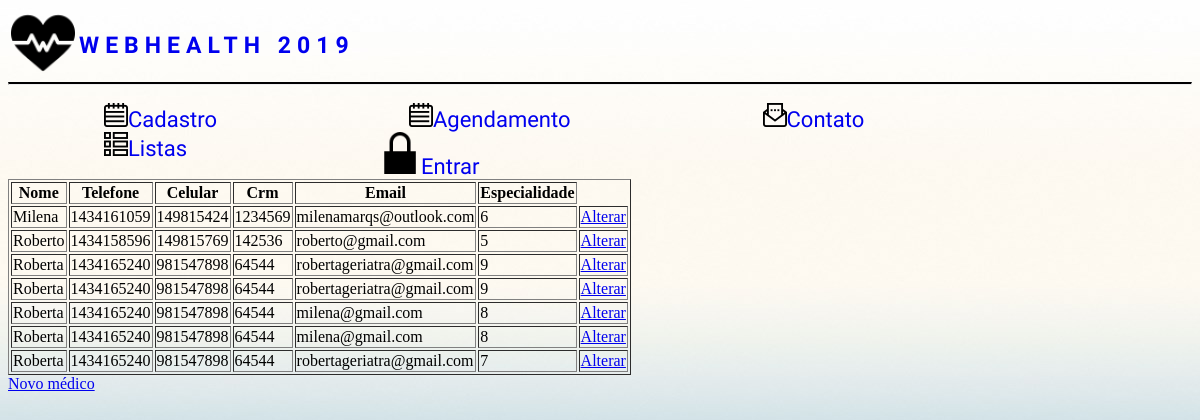
Page /view/listarMedico.php on the committed database.
### tables this page shows
CREATE TABLE `medico` (
  `idmedico` int(11) NOT NULL,
  `nome` varchar(30) NOT NULL,
  `telefone` char(10) NOT NULL,
  `celular` char(9) NOT NULL,
  `crm` char(10) NOT NULL,
  `email` varchar(30) NOT NULL,
  `status` char(1) DEFAULT NULL,
  `espec_idespecialidade` int(11) NOT NULL
);

### model/conexao.class.php (called while the page is built, shortened)
<?php
	abstract class conexao
	{
		protected function __construct()
		{
			$param = "mysql:host=localhost;dbname=webhealth;charset=utf8mb4";
			try
			{
				$this->db = new PDO($param, "root", "");
			}
			catch(Exception $e)
			{
				die("Erro de conexão com o Banco de Dados");
			}
		}
	}
?>

### model/medicoDAO.class.php (called while the page is built, shortened)
<?php
	class medicoDAO extends conexao
	{
		function buscarTodas()
		{
			$sql = "SELECT * FROM medico";
			try
			{
				$stm = $this->db->prepare($sql);
				$stm->execute();
				$this->db = null;
				return $stm->fetchAll(PDO::FETCH_OBJ);
			}
			catch(Exception $e)
			{
				echo $e->getMessage();
			}
		}
	}
?>

### view/listarMedico.php (the view, shortened to what this page needs)
<?php
	require_once "cabec.php";
?>
<section>
	<table border="1">
			<tr>
				<th> Nome </th>
				<th> Telefone </th>
				<th> Celular </th>
				<th> Crm </th>
				<th> Email </th>
				<th> Especialidade </th>
			</tr>
<?php
			require_once "../model/conexao.class.php";
			require_once "../model/medicoDAO.class.php";
			$medicoDAO = new medicoDAO();
			$ret = $medicoDAO -> buscarTodas();
			if(count($ret) > 0)
			{
				foreach($ret as $dado)
				{
					echo "<td>{$dado->nome}</td>";
					echo "<td>{$dado->telefone}</td>";
					echo "<td>{$dado->celular}</td>";
					echo "<td>{$dado->crm}</td>";
					echo "<td>{$dado->email}</td>";
					echo "<td>{$dado->espec_idespecialidade}</td>";
					echo "<td><a href='medico.php?oper=A&id=
					{$dado->idmedico}'>Alterar</a></td></tr>";
				}
			}
		else
		{
			header("location:medico.php?oper=I");
		}
?>
	</table>
	<td><a href='medico.php?oper=I'>Novo médico</a></td></tr>
</section>

### view/cabec.php (shortened to what this page needs)
<!DOCTYPE html>
<html lang="pt-br">
<head>
    <link rel="stylesheet" type="text/css" href="style.css">
</head>
<body background="images/fundo.jpg" bgproperties='fixed'>
    <table>
        <td><img src="Icons/heartbeat.png" alt="Icone"></td>
        <td>
            <h2 class="logo"><a href="index.php" class="a">WEBHEALTH 2019</h2>
        </td>
    </table>
    <hr style="border-top: 2px #000 solid; margin-top: 0px; margin-bottom: 0px;">
    <br>
    <nav class="menu">
	<div id="menucentro">
        <ul>
            <li><a href="paciente.php?oper=I"><img class="icon" src="Icons/004-notepad.png" alt="Icone 1">Cadastro</a></li>
            <li><a href="agendamento.php"><img class="icon" src="Icons/004-notepad.png" alt="Icone 2">Agendamento</a></li>
            <li><a href="contato.php"><img class="icon" src="Icons/005-mail.png" alt="Icone 3">Contato</a></li>
            <li><a href="lista.php"><img class="icon" src="Icons/002-menu.png" alt="Icone 4">Listas</a></li>
        <?php
			if(isset($_SESSION['idpaciente']))
			{
				echo"<li><a href='sair.php'><img class='icon' src='Icons/open.png' alt='block'>Sair</a></li>";
			}
			else
			{
				echo"<li><a href='agendamento.php'><img class='icon' src='Icons/block.png' alt='Icone 4' height='42' width='42'>Entrar</a></li>";
			}
		?>
		</ul>
	</div>
	</nav>

### view/style.css (style rules this page uses)
.logo { font-family: 'Hammersmith One', sans-serif; font-size: 23px; letter-spacing: 6px; }
.menu { text-align: center; float: left; border-radius: 5px; }
.a { text-decoration: none; text-decoration-color: black; }
.menu ul { margin: 0; padding: 0; list-style: none; align-content: center; }
.menu ul li { float: left; font-family:'Hammersmith One', sans-serif; font-size: 22px; }
.menu ul li a { padding: 96px; text-decoration: none; font-family:'Hammersmith One', sans-serif; }
.icon { box-sizing: border-box; }

### rows in the picture
medico: nome "Milena", telefone "1434161059", celular "149815424", crm "1234569", email "milenamarqs@outlook.com", espec_idespecialidade "6"
medico: nome "Roberto", telefone "1434158596", celular "149815769", crm "142536", email "roberto@gmail.com", espec_idespecialidade "5"
medico: nome "Roberta", telefone "1434165240", celular "981547898", crm "64544", email "robertageriatra@gmail.com", espec_idespecialidade "9"
medico: nome "Roberta", telefone "1434165240", celular "981547898", crm "64544", email "robertageriatra@gmail.com", espec_idespecialidade "9"
medico: nome "Roberta", telefone "1434165240", celular "981547898", crm "64544", email "milena@gmail.com", espec_idespecialidade "8"
medico: nome "Roberta", telefone "1434165240", celular "981547898", crm "64544", email "milena@gmail.com", espec_idespecialidade "8"
medico: nome "Roberta", telefone "1434165240", celular "981547898", crm "64544", email "robertageriatra@gmail.com", espec_idespecialidade "7"
